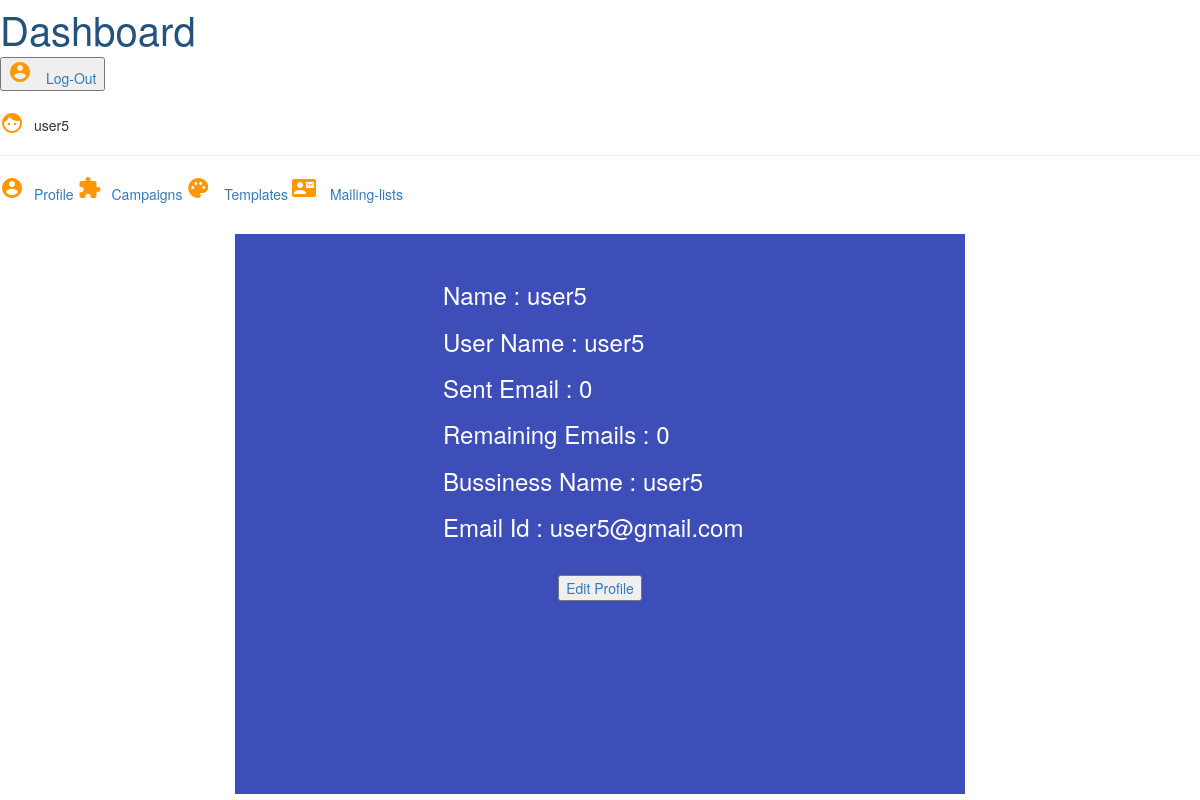
Before: /show-user-profile/ (signed in) with the older database file.
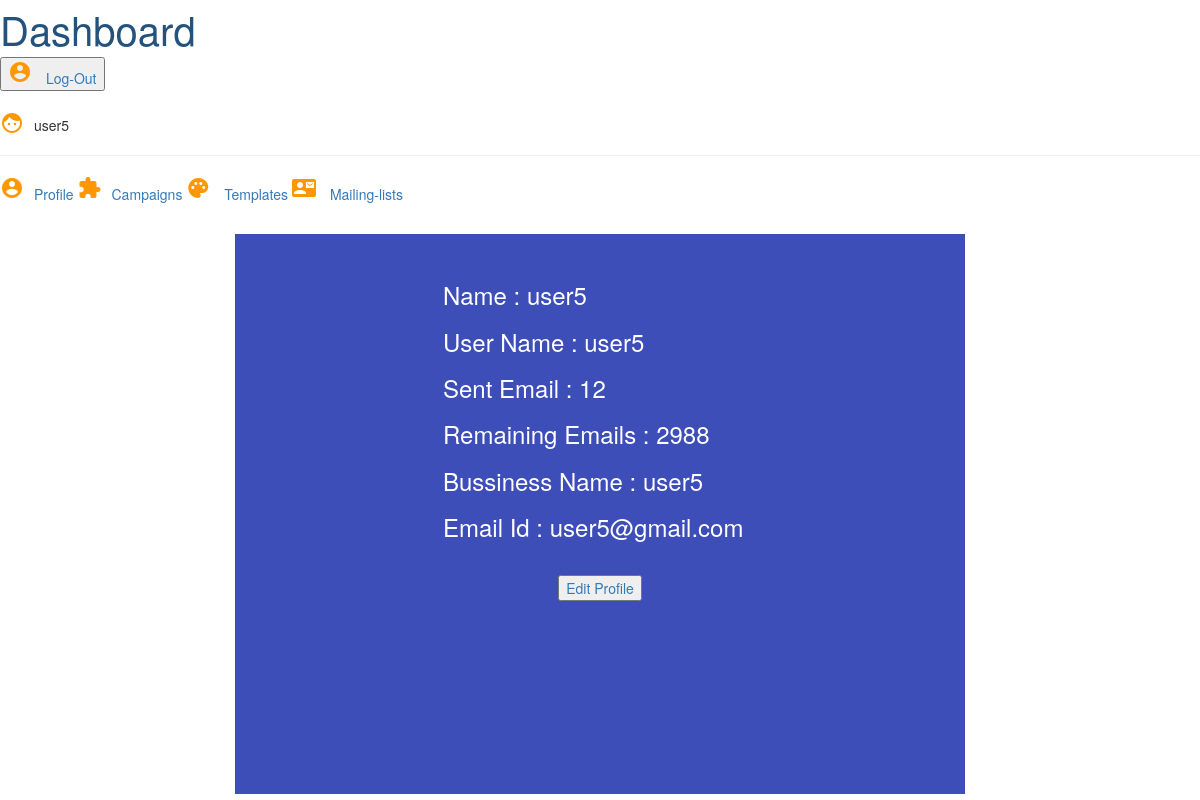
After: the same page with the newer database file.
### chimp_users/models.py (models this page shows)
class UserProfile(models.Model):
	user = models.ForeignKey('auth.User')
	sent_email = models.IntegerField(default = 0)
	remaining_email = models.IntegerField(default = 0)
	business_name = models.CharField(max_length = 100, null = True)
	package = models.CharField(max_length = 10, choices = PACKAGE_CHOICES, default = 'BASIC')
	email = models.EmailField()

### chimp_users/views.py (the view)
# urls.py: url(r'^show-user-profile/$',views.UserProfileView.as_view(), name = 'show_user_profile'),
class UserProfileView(LoginRequiredMixin, generic.ListView):
	template_name ='chimp_users/user_profile.html'
	def get_queryset(self):
		return UserProfile.objects.filter(user=self.request.user)

### chimp_users/templates/chimp_users/user_profile.html (shortened to what this page needs)
{% load staticfiles %}
{% load static %}
<!DOCTYPE html>
<html>
    <head>
        <link rel="stylesheet" href="https://code.getmdl.io/1.3.0/material.amber-yellow.min.css" />
		<link rel="stylesheet" href="{% static 'css/campaign-details.css' %}">
  		<link rel="stylesheet" href="https://maxcdn.bootstrapcdn.com/bootstrap/3.3.7/css/bootstrap.min.css">
    </head>
    <body>
        <div class="mdl-layout mdl-js-layout mdl-layout--fixed-header">
            <header class="mdl-layout__header">
                <div class="mdl-layout__header-row">
					<a href="{% url 'campaign:dashboard' %}" style=" text-decoration: none;">
                        <span class="mdl-layout-title ttl">Dashboard</span>
                    </a>
                    <nav class="mdl-navigation mdl-layout--large-screen-only">
                        <a href="{% url 'chimp_users:logout' %}">
                            <button type="button" class="mdl-button mdl-js-button mdl-button--raised mdl-js-ripple-effect mdl-button--accent">
                                <i class="material-icons sps">account_circle</i> Log-Out
                            </button>
                        </a>
                    </nav>
                </div>
            </header>
            <div class="mdl-layout__drawer text-left" style="padding-top:20px;">
                <span class="mdl-layout-title"><i class="material-icons ussps" >face</i>{{ request.user.first_name }}</span>
                <hr>
                <nav class="mdl-navigation">
                    <a class="mdl-navigation__link" href="{% url 'chimp_users:show_user_profile' %}"><i class="material-icons sps">account_circle</i>Profile</a>
                    <a class="mdl-navigation__link" href="{% url 'campaign:show_campaign' %}" style=" text-decoration: none;"><i class="material-icons sps">extension</i>Campaigns</a>
                    <a class="mdl-navigation__link" href="{% url 'campaign:show_templates' %}" style=" text-decoration: none;"><i class="material-icons sps">palette</i> Templates</a>
                    <a class="mdl-navigation__link" href="{% url 'campaign:show_mailing_list' %}" style=" text-decoration: none;"><i class="material-icons sps">contact_mail</i> Mailing-lists</a>
                </nav>
            </div>
            <main class="mdl-layout__content">
                <div class="page-content">
					<div class="container">
						<div class="col-lg-8 col-lg-offset-2" style="margin-top:30px;">
							<div class="demo-card-event mdl-card mdl-shadow--2dp col-lg-12" style="width: 100%;">
								<div class="mdl-card--expand text-left col-lg-9 col-lg-offset-3" style="color:#fff;padding:18px;margin-top: 10px;">
                                    {% for user in userprofile_list %}
                                    <h3>Name : {{ request.user.get_full_name }}<h3>
                                    <h3>User Name : {{ user.user }}<h3>
                                    <h3>Sent Email : {{ user.sent_email }}<h3>
                                    <h3>Remaining Emails : {{ user.remaining_email }}<h3>
                                    <h3>Bussiness Name : {{ user.business_name }}<h3>
                                    <h3>Email Id  : {{ request.user.email }}<h3>
                                    {%  endfor %}
								</div>
                                <div class="text-center col-lg 12">
                                    <a href="{% url 'chimp_users:edit_user_profile' user.id %}">
                                        <button type="button" class="mdl-button mdl-js-button mdl-button--raised mdl-js-ripple-effect mdl-button--accent" style="margin-top: -15px;">
                                            Edit Profile
                                        </button>
                                    </a>
                                </div>
							</div>
						</div>
					</div>
                </div>
            </main>
        </div>
    </body>
</html>

### static/css/campaign-details.css (style rules this page uses)
.ttl { font-size: 40px; }
.ussps { vertical-align: text-bottom; margin-right: 10px; color: #FF9800; }
.sps { margin-right: 10px; color: #FF9800; }
.demo-card-event.mdl-card { display: table; height: 70vh; width: auto; background: #3E4EB8; }

Changed rows visible on the page:
changed UserProfile "user5": sent_email "0" → "12"; remaining_email "0" → "2988"
